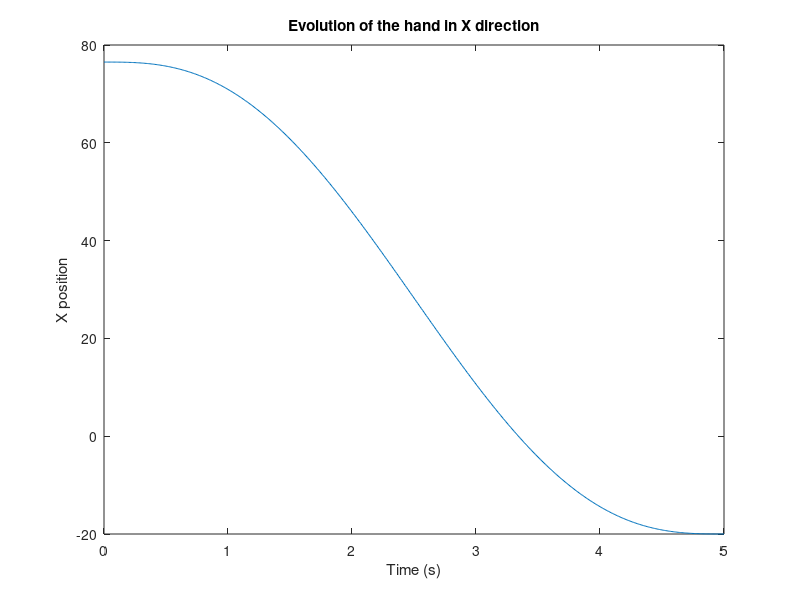
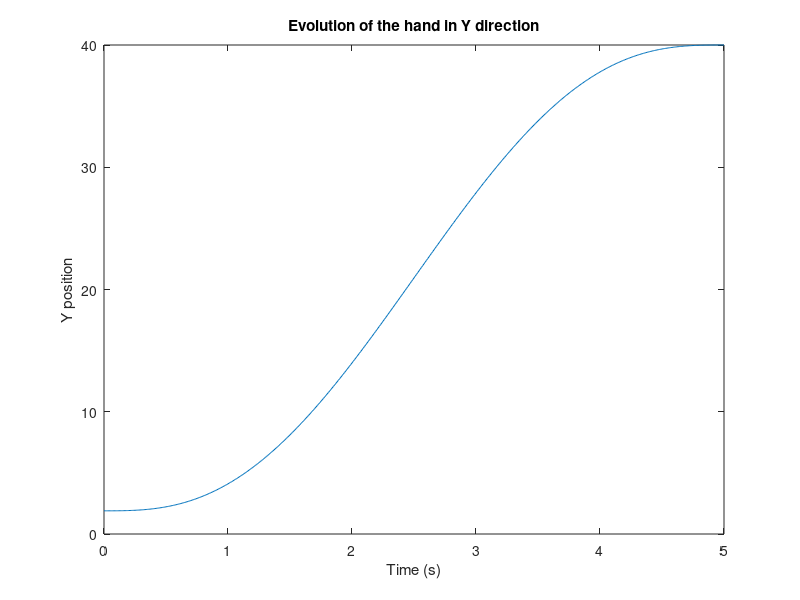
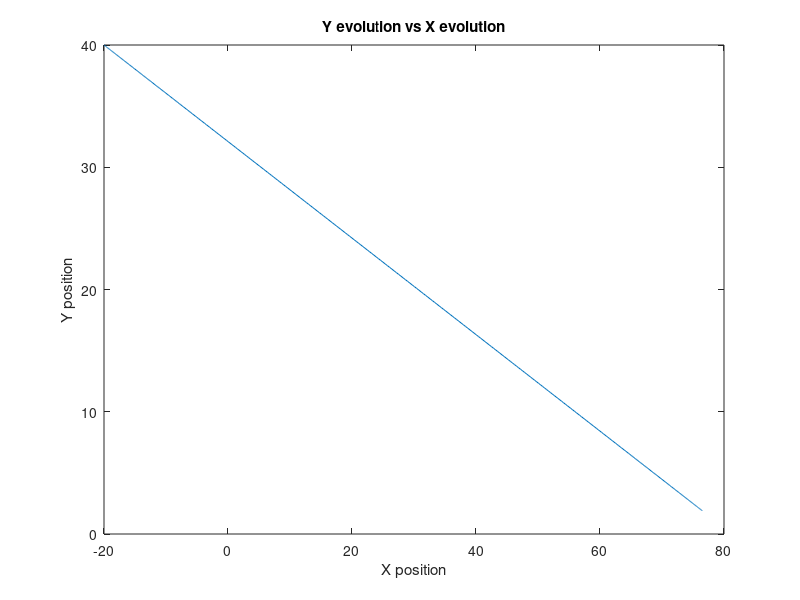
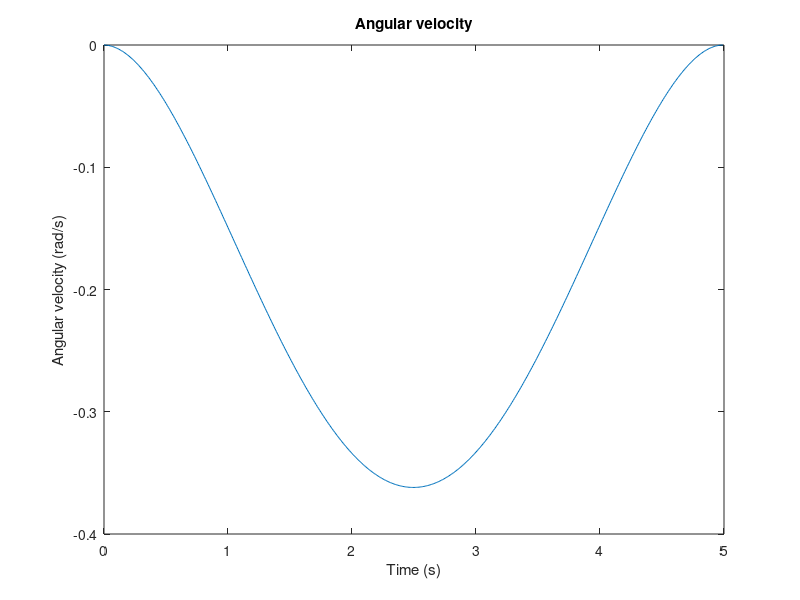

MATLAB code to generate these figures, in order:
%Simulation of Human Arm Motion

clc;
close all;
clear all;

%Common values
%References: 
%_Rudolf s Drillis, Renato Contini and Maurice Bluestein, 1966,"Body Segment Parameters"
%_John T. McConville, Thomas D. Churchili, 1981, "Anthropometric relationships of body and body segment moments of inertia"

%Mean Height is 177.5 cm

%% Inputs
%Initial position
qs=-pi/6;
qe=pi/4;
qw=pi/8;

%Final position
xf=-20; %In cm
yf=40; %In cm

%% 

%Length of each limb
la=36.4; %In cm
lf=29.9; %In cm
lh=20.3; %In cm

%Mass of each limb
Ma=2.07; %In g
Mf=1.16; %In g
Mh=0.54; %In g

%The center of mass position of each limb
%Distance from proximal joint segment length =1
lma=0.427; %In %
lmf=0.417; %In %
lmh=0.361; %In %

%Position of xi and yi for each joint 
%Shoulder
xs=0;
ys=0;

%Elbow
xe=la*cos(qs);
ye=la*sin(qs);

%Wrist
xw=xe+lf*cos(qs+qe);
yw=ye+lf*sin(qs+qe);

%Finger tips
x=xw+lh*cos(qs+qe+qw);
y=yw+lh*sin(qs+qe+qw);

%Inverse kinematics
teta=qs+qe+qw;

xw2=x-lh*cos(teta);
yw2=y-lh*sin(teta);

%Now we find the angle alfa and l
% l=sqrt(xw^2+yw^2);
l=sqrt((x-lh*cos(teta))^2+(y-lh*sin(teta))^2);
alfa=acos((x-lh*cos(teta))/l);%Angle between horizontal and l

%Cosine law
gama=acos((lf^2-la^2-l^2)/(-2*la*l));%Angle between arm and l

beta=alfa-gama;

xe2=la*cos(beta);
ye2=la*sin(beta);

xs2=0;
ys2=0;

%Jacobian
%x=la*cos(qs)+lf*cos(qs+qe)+lh*cos(qs+qe+qw)
%y=la*sin(qs)+lf*sin(qs+qe)+lh*sin(qs+qe+qw)
%teta=qs+qe+qw

dxdqs=la*(-sin(qs))+lf*(-sin(qs+qe))+lh*(-sin(qs+qe+qw));
dxdqe=lf*(-sin(qs+qe))+lh*(-sin(qs+qe+qw));
dxdqw=lh*(-sin(qs+qe+qw));

dydqs=la*cos(qs)+lf*cos(qs+qe)+lh*cos(qs+qe+qw);
dydqe=lf*cos(qs+qe)+lh*cos(qs+qe+qw);
dydqw=lh*cos(qs+qe+qw);

dtdqs=1;
dtdqe=1;
dtdqw=1;

J=[dxdqs dxdqe dxdqw; dydqs dydqe dydqw; dtdqs dtdqe dtdqw];

%% 
xi=x;
yi=y;

t=0:0.01:5;
d=5;

%Function describing the minimum jerk movement
xt=zeros(2,length(t));
xt(1,:)=xi+(xf-xi)*(6*(t/d).^5-15*(t/d).^4+10*(t/d).^3);
xt(2,:)=yi+(yf-yi)*(6*(t/d).^5-15*(t/d).^4+10*(t/d).^3);

%Different plots
figure;
plot(t,xt(1,:));
title('Evolution of the hand in X direction');
xlabel('Time (s)');
ylabel('X position');

figure;
plot(t,xt(2,:));
title('Evolution of the hand in Y direction');
xlabel('Time (s)');
ylabel('Y position');

figure;
plot(xt(1,:),xt(2,:));
title('Y evolution vs X evolution');
xlabel('X position');
ylabel('Y position');

dxt=diff(xt(1,:));
t=t(1:length(t)-1);
figure;
plot(t,dxt);
title('Angular velocity');
xlabel('Time (s)');
ylabel('Angular velocity (rad/s)');

%Calculation of the joint angle and angular velocity that minimize the
%angular velocity
%We know that dq=J+*dx
%We also know the variation of the x points
%We also know the Jacobian at the first instance

dyt=diff(xt(2,:));

dxdt=zeros(2,length(t));
dxdt=[dxt;dyt];

Q=zeros(3,length(t));
J=J([1 2],:);

%This loop is used to calculate the qs, qe and qw at each instance
%Algorithm: 1)Calculate the Jcross
%           2)Calculate the Qdot
%           3)Calculate the new qs, qe and qw
%           4)Calculate the new J
%           5)Repeat all the steps to all the moments of t.
for i=1:length(t)
    
    if i~=1
        
        dxdqs=la*(-sin(qs))+lf*(-sin(qs+qe))+lh*(-sin(qs+qe+qw));
        dxdqe=lf*(-sin(qs+qe))+lh*(-sin(qs+qe+qw));
        dxdqw=lh*(-sin(qs+qe+qw));
        
        dydqs=la*cos(qs)+lf*cos(qs+qe)+lh*cos(qs+qe+qw);
        dydqe=lf*cos(qs+qe)+lh*cos(qs+qe+qw);
        dydqw=lh*cos(qs+qe+qw);
        
        J=[dxdqs dxdqe dxdqw; dydqs dydqe dydqw];
    end
    Jcross=J'*inv(J*J');
    Q(:,i)=Jcross*dxdt(:,i);
    Q(1,i)=qs+Q(1,i);
    Q(2,i)=qe+Q(2,i);
    Q(3,i)=qw+Q(3,i);
    qs=Q(1,i);
    qe=Q(2,i);
    qw=Q(3,i);
end

%% 

%To generate the movie we first calculate the coordinates for each joint at
%each instance.
Xs=zeros(1,length(t));
Ys=zeros(1,length(t));

Xe=zeros(1,length(t));
Ye=zeros(1,length(t));

Xw=zeros(1,length(t));
Yw=zeros(1,length(t));

Xe=la*cos(Q(1,:));
Ye=la*sin(Q(1,:));

Xw=Xe+lf*cos(Q(1,:)+Q(2,:));
Yw=Ye+lf*sin(Q(1,:)+Q(2,:));

X=Xw+lh*cos(Q(1,:)+Q(2,:)+Q(3,:));
Y=Yw+lh*sin(Q(1,:)+Q(2,:)+Q(3,:));

%Now we generate the movie
figure;
mx=15*cos(linspace(0,2*pi,500))-20;
my=20*sin(linspace(0,2*pi,500))+20;
for i=1:length(t)
    clf;
    plot([0 Xe(i) Xw(i) X(i)] , [0 Ye(i) Yw(i) Y(i)]); %Plot the moving arm
    hold on;
    plot([0 -40],[0 0]); %Plot shoulders
    plot([0 0],[0 -80]); %Plot the body
    plot([-40 -40],[0 -80]); %Plot the body
    plot([0 -40],[-80 -80]); %Plot the body
    plot([-40 -50],[0 -80]); %Plot the other arm
    plot(mx,my); %Plot the head
    axis([-(la+lf+lh)  la+lf+lh -(la+lf+lh)  la+lf+lh]);
    title('Movie of the moving arm');
    hold on;
    pause(0.01);
end

